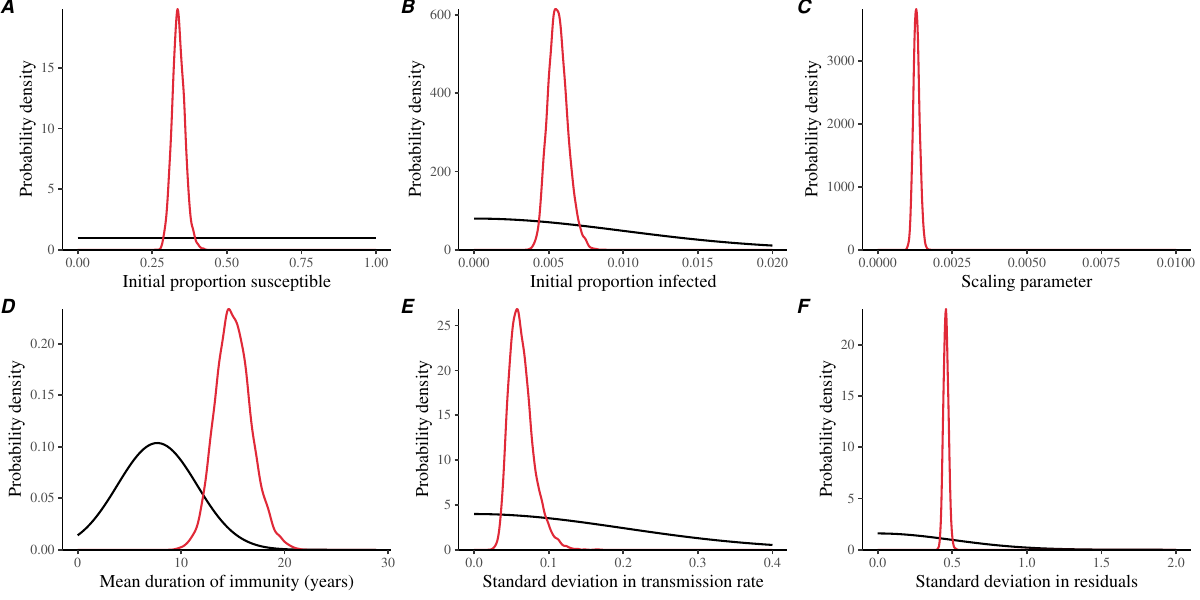

This chart was generated by the following R code:
library(tidyr)
library(dplyr)
library(lubridate)
library(ggplot2); theme_set(theme_bw(base_family="Times", base_size = 13))
library(rstan)
library(egg)
load("../stanfit_sirs/stanfit_sirs_us_incidence_npi.rda")

ee <- rstan::extract(stanfit_sirs_us_incidence_npi, permuted=FALSE)

S0 <- data.frame(
	value=c(ee[,,"S0"])
)

I0 <- data.frame(
	value=c(ee[,,"I0"])
)

rho <- data.frame(
	value=c(ee[,,"rho"])
)

tau <- data.frame(
	value=c(ee[,,"tau"])
)

sigma <- data.frame(
	value=c(ee[,,"sigma"])
)

sigma_obs <- data.frame(
	value=c(ee[,,"sigma_obs"])
)

tt <- theme(
	panel.grid = element_blank(),
	panel.border = element_blank(),
	axis.line = element_line(),
	legend.position = "none"
)

g1 <- ggplot(S0) +
	stat_function(fun=function(x) dunif(x, 0, 1), col="black", lwd=0.7) +
	geom_density(aes(value), lwd=0.7, col="#E02938") +
	scale_x_continuous("Initial proportion susceptible", limits=c(0, 1)) +
	scale_y_continuous("Probability density", expand=c(0, 0)) +
	tt

g2 <- ggplot(I0) +
	stat_function(fun=function(x) dnorm(x, 0, 0.01)*2, col="black", lwd=0.7) +
	geom_density(aes(value), lwd=0.7, col="#E02938") +
	scale_x_continuous("Initial proportion infected", limits=c(0, 0.02)) +
	scale_y_continuous("Probability density", expand=c(0, 0)) +
	tt

g3 <- ggplot(rho) +
	stat_function(fun=function(x) dnorm(x, 0, 2)*2, col="black", lwd=0.7) +
	geom_density(aes(value), lwd=0.7, col="#E02938") +
	scale_x_continuous("Scaling parameter", limits=c(0, 0.01)) +
	scale_y_continuous("Probability density", expand=c(0, 0)) +
	tt

g4 <- ggplot(tau) +
	stat_function(fun=function(x) dnorm(x, 400/52, 200/52), col="black", lwd=0.7) +
	geom_density(aes(value/52), lwd=0.7, col="#E02938") +
	scale_x_continuous("Mean duration of immunity (years)", limits=c(0, 1500/52)) +
	scale_y_continuous("Probability density", expand=c(0, 0)) +
	tt

g5 <- ggplot(sigma) +
	stat_function(fun=function(x) dnorm(x, 0, 0.2)*2, col="black", lwd=0.7) +
	geom_density(aes(value), lwd=0.7, col="#E02938") +
	scale_x_continuous("Standard deviation in transmission rate", limits=c(0, 0.4)) +
	scale_y_continuous("Probability density", expand=c(0, 0)) +
	tt

g6 <- ggplot(sigma_obs) +
	stat_function(fun=function(x) dnorm(x, 0, 0.5)*2, col="black", lwd=0.7) +
	geom_density(aes(value), lwd=0.7, col="#E02938") +
	scale_x_continuous("Standard deviation in residuals", limits=c(0, 2)) +
	scale_y_continuous("Probability density", expand=c(0, 0)) +
	tt

gcomb <- ggarrange(g1, g2, g3, g4, g5, g6,
					nrow=2,
					labels=c("A", "B", "C", "D", "E", "F"))

ggsave("figure1_posterior.pdf", gcomb, width=12, height=6)
